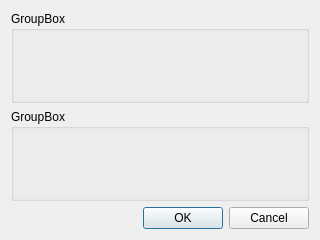
<?xml version="1.0" encoding="UTF-8"?>
<ui version="4.0">
 <class>TorrentDialog</class>
 <widget class="QDialog" name="TorrentDialog">
  <property name="geometry">
   <rect>
    <x>0</x>
    <y>0</y>
    <width>320</width>
    <height>240</height>
   </rect>
  </property>
  <property name="windowTitle">
   <string>Dialog</string>
  </property>
  <layout class="QVBoxLayout" name="verticalLayout">
   <item>
    <widget class="GetFolderDialog" name="groupBox">
     <property name="title">
      <string>GroupBox</string>
     </property>
    </widget>
   </item>
   <item>
    <widget class="GetFolderDialog" name="groupBox_2">
     <property name="title">
      <string>GroupBox</string>
     </property>
    </widget>
   </item>
   <item>
    <widget class="QDialogButtonBox" name="buttonBox">
     <property name="orientation">
      <enum>Qt::Horizontal</enum>
     </property>
     <property name="standardButtons">
      <set>QDialogButtonBox::Cancel|QDialogButtonBox::Ok</set>
     </property>
    </widget>
   </item>
  </layout>
 </widget>
 <customwidgets>
  <customwidget>
   <class>GetFolderDialog</class>
   <extends>QGroupBox</extends>
   <header>getfolderdialog.h</header>
   <container>1</container>
  </customwidget>
 </customwidgets>
 <resources/>
 <connections>
  <connection>
   <sender>buttonBox</sender>
   <signal>accepted()</signal>
   <receiver>TorrentDialog</receiver>
   <slot>accept()</slot>
   <hints>
    <hint type="sourcelabel">
     <x>248</x>
     <y>254</y>
    </hint>
    <hint type="destinationlabel">
     <x>157</x>
     <y>274</y>
    </hint>
   </hints>
  </connection>
  <connection>
   <sender>buttonBox</sender>
   <signal>rejected()</signal>
   <receiver>TorrentDialog</receiver>
   <slot>reject()</slot>
   <hints>
    <hint type="sourcelabel">
     <x>316</x>
     <y>260</y>
    </hint>
    <hint type="destinationlabel">
     <x>286</x>
     <y>274</y>
    </hint>
   </hints>
  </connection>
 </connections>
</ui>
